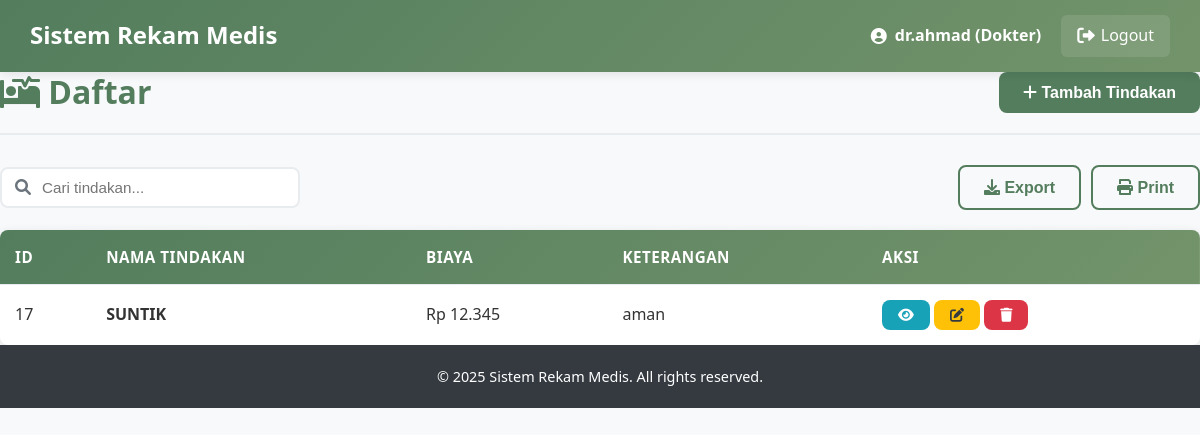
The app's page /medis_trysthan-main/Trys_Proj/doctor/treatment.php (signed in) with its own data.
### tables this page shows
CREATE TABLE `tindakan` (
  `id_tindakan` int(11) NOT NULL,
  `nm_tindakan` varchar(100) NOT NULL,
  `biaya` decimal(10,2) DEFAULT 0.00,
  `ket` text DEFAULT NULL,
  `created_at` timestamp NOT NULL DEFAULT current_timestamp(),
  `updated_at` timestamp NOT NULL DEFAULT current_timestamp() ON UPDATE current_timestamp()
);

### medis_trysthan-main/Trys_Proj/doctor/treatment.php (the view, shortened to what this page needs)
<?php
include '../config/database.php';
$page_title = "Daftar ";
$search = isset($_GET['search']) ? $_GET['search'] : '';
$search_condition = "WHERE nm_tindakan LIKE '%$search%' OR ket LIKE '%$search%'";
$page = isset($_GET['page']) ? (int)$_GET['page'] : 1;
$limit = 10;
$offset = ($page - 1) * $limit;
$sql = "SELECT * FROM tindakan $search_condition ORDER BY nm_tindakan LIMIT $offset, $limit";
$result = $conn->query($sql);
?>
<!DOCTYPE html>
<html lang="en">
<head>
    <link rel="stylesheet" href="../css/style.css">
    <link rel="stylesheet" href="https://cdnjs.cloudflare.com/ajax/libs/font-awesome/6.0.0-beta3/css/all.min.css">
</head>
<body>
    <?php include '../includes/header.php'; ?>
    <div class="main-container">
        <div class="content-header">
            <h2><i class="fas fa-procedures"></i> <?php echo $page_title; ?></h2>
            <button class="btn btn-primary" onclick="openModal('addModal')">
                <i class="fas fa-plus"></i> Tambah Tindakan
            </button>
        </div>
        <div class="table-filters">
            <div class="search-box">
                <i class="fas fa-search"></i>
                <input type="text" id="searchInput" placeholder="Cari tindakan..." value="<?php echo htmlspecialchars($search); ?>">
            </div>
            <div class="filter-group">
                <button class="btn btn-outline-primary" onclick="exportData()">
                    <i class="fas fa-download"></i> Export
                </button>
                <button class="btn btn-outline-primary" onclick="printData()">
                    <i class="fas fa-print"></i> Print
                </button>
            </div>
        </div>
        <div class="table-container">
            <table class="data-table">
                <thead>
                    <tr>
                        <th>ID</th>
                        <th>Nama Tindakan</th>
                        <th>Biaya</th>
                        <th>Keterangan</th>
                        <th>Aksi</th>
                    </tr>
                </thead>
               <tbody>
    <?php if ($result->num_rows > 0): ?>
        <?php while ($row = $result->fetch_assoc()): ?>
            <tr>
                <td><?php echo $row['id_tindakan']; ?></td>
                <td><strong><?php echo $row['nm_tindakan']; ?></strong></td>
                <td>Rp <?php echo isset($row['biaya']) ? number_format($row['biaya'], 0, ',', '.') : '0'; ?></td>
                <td><?php echo isset($row['ket']) ? substr($row['ket'], 0, 50) . (strlen($row['ket']) > 50 ? '...' : '') : '-'; ?></td>
                <td class="action-buttons">
                    <button class="btn btn-sm btn-info" onclick="viewTreatment(<?php echo $row['id_tindakan']; ?>)">
                        <i class="fas fa-eye"></i>
                    </button>
                    <button class="btn btn-sm btn-warning" onclick="editTreatment(<?php echo $row['id_tindakan']; ?>)">
                        <i class="fas fa-edit"></i>
                    </button>
                    <button class="btn btn-sm btn-danger" onclick="deleteTreatment(<?php echo $row['id_tindakan']; ?>)">
                        <i class="fas fa-trash"></i>
                    </button>
                </td>
            </tr>
        <?php endwhile; ?>
    <?php else: ?>
        <tr>
            <td colspan="5" class="text-center">Tidak ada data tindakan</td>
        </tr>
    <?php endif; ?>
</tbody>
            </table>
        </div>
    </div>
    <?php include '../includes/footer.php'; ?>
</body>
</html>

### medis_trysthan-main/Trys_Proj/css/style.css (style rules this page uses)
* { margin: 0; padding: 0; box-sizing: border-box; }
body { font-family: "Segoe UI", Tahoma, Geneva, Verdana, sans-serif; line-height: 1.6; color: #333; background-color: #f8f9fa; }
:root { --primary-color: #537d5d; --primary-dark: #3e5e45; --primary-light: #6a9975; --secondary-color: #73946b; --secondary-dark: #5a7553; --secondary-light: #8bac83; --accent-color: #9ebc8a; --accent-dark: #85a371; --accent-light: #b7d5a3; --light-color: #d2d0a0; --light-dark: #b9b787; --light-light: #ebe9b9; --white: #ffffff; --off-white: #f9f9f9; --gray-light: #f8f9fa; --gray-medium: #6c757d; --gray-dark: #343a40; --success: #28a745; --success-dark: #1e7e34; --danger: #dc3545; --danger-dark: #bd2130; --warning: #ffc107; --warning-dark: #d39e00; --info: #17a2b8; --info-dark: #117a8b; }
h1, h2, h3, h4, h5, h6 { font-weight: 700; line-height: 1.2; margin-bottom: 0.5em; color: var(--gray-dark); }
h2 { font-size: 2rem; }
.btn { display: inline-block; padding: 12px 24px; border: none; border-radius: 8px; font-size: 1rem; font-weight: 600; text-decoration: none; text-align: center; cursor: pointer; transition: all 0.3s ease; line-height: 1; position: relative; overflow: hidden; }
.btn::after { content: ""; position: absolute; top: 50%; left: 50%; width: 5px; height: 5px; background: rgba(255, 255, 255, 0.5); opacity: 0; border-radius: 100%; transform: scale(1, 1) translate(-50%); transform-origin: 50% 50%; }
.btn-primary { background-color: var(--primary-color); color: var(--white); }
.btn-info { background-color: var(--info); color: var(--white); }
.btn-danger { background-color: var(--danger); color: var(--white); }
.btn-warning { background-color: var(--warning); color: var(--gray-dark); }
.btn-outline-primary { background-color: transparent; color: var(--primary-color); border: 2px solid var(--primary-color); }
.btn-sm { padding: 8px 16px; font-size: 0.875rem; }
.content-header { display: flex; justify-content: space-between; align-items: center; margin-bottom: 30px; padding-bottom: 20px; border-bottom: 2px solid #e9ecef; }
.content-header h2 { color: var(--primary-color); font-size: 2rem; font-weight: 700; margin: 0; }
.data-table { width: 100%; border-collapse: collapse; background: var(--white); border-radius: 8px; overflow: hidden; box-shadow: 0 2px 10px rgba(0, 0, 0, 0.1); }
.data-table thead { background: linear-gradient(135deg, var(--primary-color), var(--secondary-color)); color: var(--white); }
.data-table th, .data-table td { padding: 15px; text-align: left; border-bottom: 1px solid #e9ecef; }
.data-table th { font-weight: 600; font-size: 0.95rem; text-transform: uppercase; letter-spacing: 0.5px; }
.data-table tbody tr { transition: background-color 0.3s ease; }
.data-table tbody tr:last-child td { border-bottom: none; }
.table-filters { display: flex; justify-content: space-between; align-items: center; margin-bottom: 20px; flex-wrap: wrap; gap: 15px; }
.table-filters .search-box { position: relative; max-width: 300px; width: 100%; }
.table-filters .search-box input { width: 100%; padding: 10px 15px 10px 40px; border: 2px solid #e9ecef; border-radius: 8px; font-size: 0.95rem; transition: all 0.3s ease; }
.table-filters .search-box i { position: absolute; left: 15px; top: 50%; transform: translateY(-50%); color: var(--gray-medium); }
.table-filters .filter-group { display: flex; gap: 10px; align-items: center; }

### records on screen
tindakan: id_tindakan "17", nm_tindakan "SUNTIK", biaya "12.345", ket "aman"

### other values on screen
$_SESSION['username'] "dr.ahmad"
$_SESSION['role'] "Dokter"
$page_title "Daftar"
